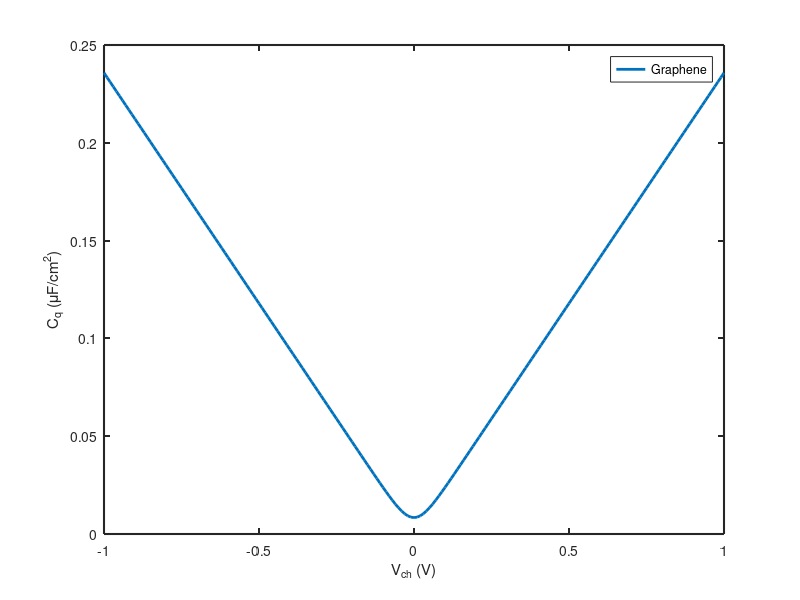
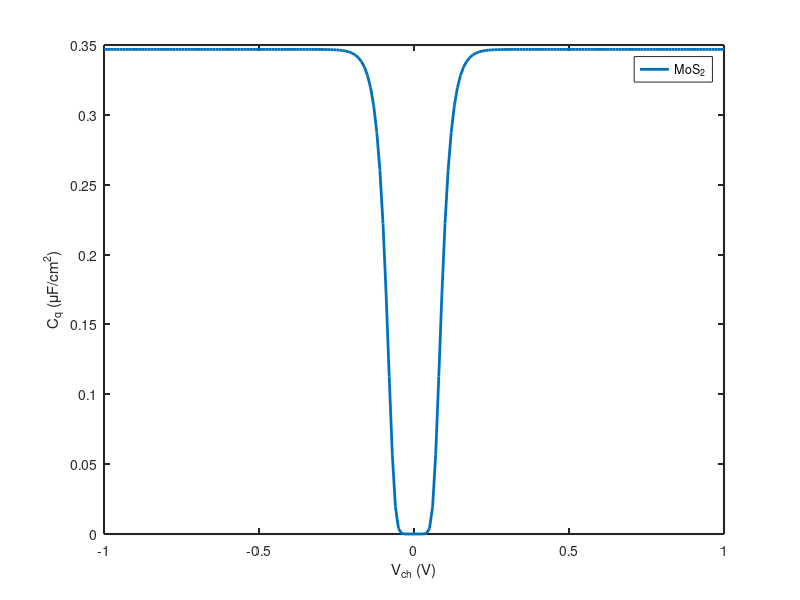

Here is the MATLAB script that generated these plots, in order:
% 
% 1/C_total = 1/C_quantum + 1/C_edl
% 
% @XiaonaZhao
% nonazhao2016@gmail.com


e = 1.602176634*(10^(-19)); % the elementary charge, Unit: C = A*s
k_B = 1.38064852*(10^(-23)); % the boltzmann constant, Unit: m2*kg*s-2 K-1
T = 298; % the temperature, Unit: K
h_bar = 1.054571817*(10^(-34)); % the reduced Planck constant, Unit: m2*kg/s = J*s
c = 299792458; % the velocity of light, Unit: m/s
eV = 1.602176634*10^(-19); % J = kg*m2*s-2

%%
% C_quantum of Graphene
v_F = c/300; % the Fermi velocity of the Dirac electron, Unit: m/s
% V = E_F/e; % the potential of graphene

V_ch = (-1:0.01:1)'; % Unit: V = ?kg*m2*s-3*A-1

C_Q = 2*e^2*k_B*T./(pi*(h_bar*v_F)^2)*log(2*(1+cosh(e*V_ch./(k_B*T))));

figure('color', 'w');
plot(V_ch, C_Q)

legend('Graphene')
xlabel('V_c_h (V)')
ylabel('C_q (\muF/cm^2)')
set(findobj(get(gca, 'Children'), 'LineWidth',0.5), 'LineWidth', 2);
set(gca, 'linewidth', 1.5)

%%
% C_quantum of MoS2

% g_2D = g_s*g_v*m_star/(2*pi*h_bar^2); % Band-edge density of states
g_2D = 4.33*(10^14)*(10^4)/eV; % Unit: m-2/J = m-4*kg-1*s2
E_G = 1.9*eV; % J = kg*m2*s-2
C_Q = e^2*g_2D*(1+exp(E_G/(2*k_B*T)./(2*cosh(e*V_ch./(k_B*T))))).^(-1);

figure('color', 'w');
plot(V_ch, C_Q)

legend('MoS_2')
xlabel('V_c_h (V)')
ylabel('C_q (\muF/cm^2)')
set(findobj(get(gca, 'Children'), 'LineWidth',0.5), 'LineWidth', 2);
set(gca, 'linewidth', 1.5)
